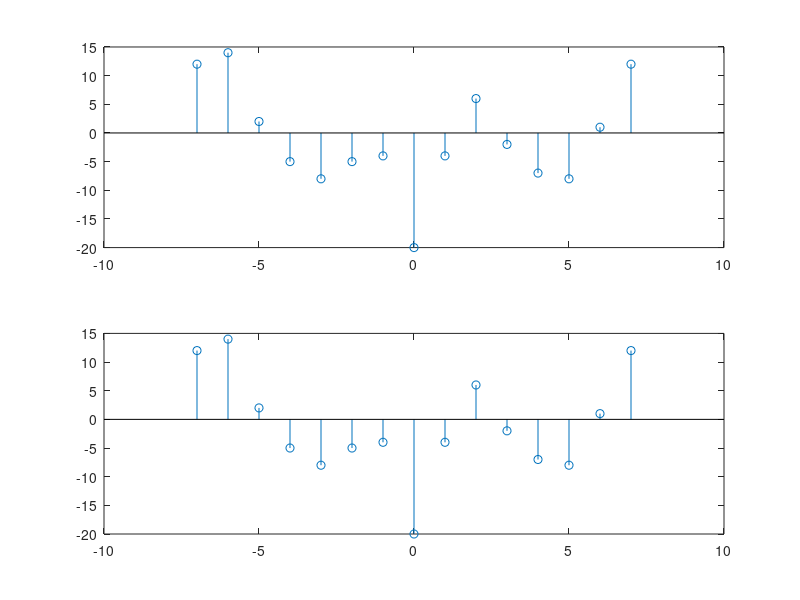

Reproduce this figure in MATLAB.
% ------------------------------------------------------------------ %
%                            用fft求x和y的互相关                            %
% ------------------------------------------------------------------ %
clc;clear;close all;

xn=[-4,-3,-2,-1,0,1,2,3];   % 设计输入函数
yn=[4,2,-2,-1,0,2,2,-3];

k=length(xn);

xk=fft(xn,2*k);
yk=fft(yn,2*k);

rk=conj(xk).*yk;    % conj为求输入的共轭
rn=real(ifft(rk));

rn=[rn(k+2:2*k),rn(1:k)];   % 循环移位，前一半取k个放到后面，后一半取k-1个放到前面
m=-k+1:k-1;
figure;subplot(211);stem(m,rn);

% ----------------------------------------------------------------------- %
%                        也可以用matlab自带函数xcorr直接求互相关                        %
% ----------------------------------------------------------------------- %
cn=xcorr(yn,xn);
subplot(212);stem(m,cn);